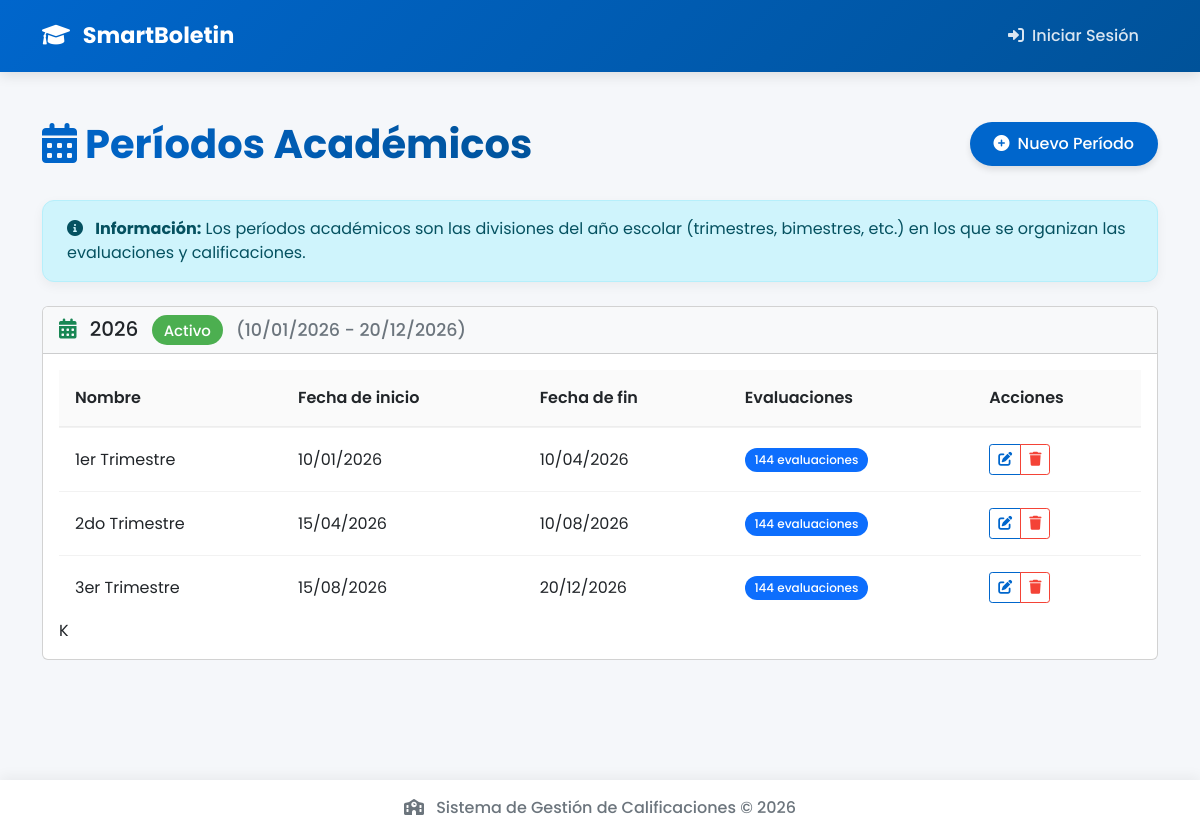
The page /admin/periods on the database its author committed.
### app/models/academic.py (models this page shows, shortened)
class AcademicYear(db.Model):
    __tablename__ = 'academic_years'
    id = db.Column(db.Integer, primary_key=True)
    name = db.Column(db.String(64), nullable=False)
    start_date = db.Column(db.Date, nullable=False)
    end_date = db.Column(db.Date, nullable=False)
    is_active = db.Column(db.Boolean, default=False)
    created_at = db.Column(db.DateTime, default=datetime.utcnow)
    periods = db.relationship('Period', backref='academic_year', lazy='dynamic', cascade='all, delete-orphan')
    teacher_assignments = db.relationship('TeacherAssignment', backref='academic_year', lazy='dynamic', cascade='all, delete-orphan')

class Period(db.Model):
    __tablename__ = 'periods'
    id = db.Column(db.Integer, primary_key=True)
    name = db.Column(db.String(64), nullable=False)
    start_date = db.Column(db.Date, nullable=False)
    end_date = db.Column(db.Date, nullable=False)
    academic_year_id = db.Column(db.Integer, db.ForeignKey('academic_years.id'), nullable=False)
    created_at = db.Column(db.DateTime, default=datetime.utcnow)
    grade_types = db.relationship('GradeType', backref='period', lazy='dynamic', cascade='all, delete-orphan')
    student_grades = db.relationship('StudentGrade', backref='period', lazy='dynamic', cascade='all, delete-orphan')
    final_grades = db.relationship('FinalGrade', backref='period', lazy='dynamic', cascade='all, delete-orphan')

### app/routes/admin.py (the view)
@admin.route('/periods')
def periods():
    academic_years = AcademicYear.query.order_by(AcademicYear.start_date.desc()).all()
    form = PeriodForm()
    form.academic_year_id.choices = [(y.id, y.name) for y in academic_years]
    return render_template('admin/periods.html', title='Períodos Académicos', academic_years=academic_years, form=form)

### app/routes/admin.py (called while the page is built)
@admin.before_request
def check_admin():
    if current_app.config.get('DEMO_MODE'):
        return  # En DEMO, permitir acceso a todos

### app/templates/admin/periods.html (shortened to what this page needs)
{% extends "base.html" %}
{% block content %}
<div class="content-header">
    <div class="container-fluid">
        <div class="row mb-4 align-items-center">
            <div class="col-sm-6">
                <h1 class="m-0 text-gradient">
                    <i class="fas fa-calendar-alt me-2"></i>Períodos Académicos
                </h1>
            </div>
            <div class="col-sm-6">
                <div class="float-sm-end">
                    <button type="button" class="btn btn-primary btn-dashboard" data-bs-toggle="modal" data-bs-target="#newPeriodModal">
                        <i class="fas fa-plus-circle me-2"></i>Nuevo Período
                    </button>
                </div>
            </div>
        </div>
    </div>
</div>
<div class="container-fluid">
    <div class="permanent-alert permanent-alert-info mb-4">
        <i class="fas fa-info-circle me-2"></i>
        <strong>Información:</strong> Los períodos académicos son las divisiones del año escolar (trimestres, bimestres, etc.)
        en los que se organizan las evaluaciones y calificaciones.
    </div>
    {% for year in academic_years %}
    <div class="card mb-4">
        <div class="card-header bg-light">
            <h5 class="mb-0">
                <i class="fas fa-calendar-alt me-2 {% if year.is_active %}text-success{% endif %}"></i>
                {{ year.name }}
                {% if year.is_active %}
                <span class="badge bg-success ms-2">Activo</span>
                {% endif %}
                <small class="text-muted ms-2">
                    ({{ year.start_date.strftime('%d/%m/%Y') }} - {{ year.end_date.strftime('%d/%m/%Y') }})
                </small>
            </h5>
        </div>
        <div class="card-body">
            {% if year.periods.count() > 0 %}
            <div class="table-responsive">
                <table class="table table-hover align-middle">
                    <thead>
                        <tr>
                            <th>Nombre</th>
                            <th>Fecha de inicio</th>
                            <th>Fecha de fin</th>
                            <th>Evaluaciones</th>
                            <th>Acciones</th>
                        </tr>
                    </thead>
                    <tbody>
                        {% for period in year.periods %}
                        <tr class="animate-fade-in delay-{{ loop.index }}">
                            <td>{{ period.name }}</td>
                            <td>{{ period.start_date.strftime('%d/%m/%Y') }}</td>
                            <td>{{ period.end_date.strftime('%d/%m/%Y') }}</td>
                            <td>
                                {% set eval_count = period.grade_types.count() %}
                                <span class="badge bg-{{ 'primary' if eval_count > 0 else 'secondary' }}">
                                    {{ eval_count }} evaluaciones
                                </span>
                            </td>
                            <td>
                                <div class="btn-group" role="group">
                                    <button type="button" class="btn btn-sm btn-outline-primary"
                                            data-bs-toggle="modal"
                                            data-bs-target="#editPeriodModal{{ period.id }}"
                                            title="Editar">
                                        <i class="fas fa-edit"></i>
                                    </button>
                                    <button type="button" class="btn btn-sm btn-outline-danger"
                                            data-bs-toggle="modal"
                                            data-bs-target="#deletePeriodModal{{ period.id }}"
                                            title="Eliminar">
                                        <i class="fas fa-trash"></i>
                                    </button>
                                </div>
                            </td>
                        </tr>
                        {% endfor %}
                    </tbody>
                </table>
            </div>K
            {% endif %}
        </div>
    </div>
    {% else %}
    <div class="permanent-alert permanent-alert-warning">
        <i class="fas fa-exclamation-triangle me-2"></i>
        No hay años académicos registrados.
        <a href="{{ url_for('admin.new_academic_year') }}" class="alert-link">Crear un nuevo año académico</a>.
    </div>
    {% endfor %}
</div>
{% endblock %}

### app/static/css/style.css (style rules this page uses)
:root { --primary-color: #0066cc; --primary-light: #4a9ff5; --secondary-color: #005299; --accent-color: #00b4d8; --light-color: #f8f9fa; --dark-color: #212529; --success-color: #4CAF50; --warning-color: #ff9800; --danger-color: #f44336; --info-color: #0099ff; }
body { font-family: 'Poppins', sans-serif; background-color: #f5f7fa; min-height: 100vh; display: flex; flex-direction: column; }
.btn-dashboard { padding: 0.6rem 1.5rem; border-radius: 50px; font-weight: 500; transition: all 0.3s ease; border: none; box-shadow: 0 4px 6px rgba(0, 0, 0, 0.1); }
.btn-primary { background: var(--primary-color); color: white; }
.animate-fade-in { animation: fadeIn 0.5s ease forwards; opacity: 0; }
.delay-1 { animation-delay: 0.1s; }
.delay-2 { animation-delay: 0.2s; }
.delay-3 { animation-delay: 0.3s; }
.content-header { padding: 1.5rem 0 0.5rem; }
.text-gradient { background: linear-gradient(45deg, var(--primary-color), var(--secondary-color)); -webkit-background-clip: text; background-clip: text; color: transparent; font-weight: 700; display: inline-block; }
.table { margin-bottom: 0; }
.table thead th { background-color: rgba(0, 0, 0, 0.02); font-weight: 600; border-top: none; border-bottom: 2px solid rgba(0, 0, 0, 0.05); color: var(--dark-color); padding: 1rem; }
.table tbody td { padding: 1rem; vertical-align: middle; border-bottom: 1px solid rgba(0, 0, 0, 0.05); }
.table tbody tr:last-child td { border-bottom: none; }
.table tbody tr { transition: all 0.2s ease; }
.badge { padding: 0.5em 0.8em; font-weight: 500; border-radius: 30px; }
.bg-success { background-color: var(--success-color) !important; }
.permanent-alert { position: relative; padding: 1rem 1.5rem; margin-bottom: 1rem; border: 1px solid transparent; border-radius: 12px; box-shadow: 0 4px 12px rgba(0, 0, 0, 0.05); }
.permanent-alert-info { color: #055160; background-color: #cff4fc; border-color: #b6effb; }
.btn-sm { padding: 0.25rem 0.5rem; font-size: 0.875rem; border-radius: 0.2rem; }
.btn-outline-primary { color: var(--primary-color); border-color: var(--primary-color); }
.btn-outline-danger { color: var(--danger-color); border-color: var(--danger-color); }
.badge { font-weight: 500; padding: 0.5em 0.8em; border-radius: 30px; }
.text-muted { color: #6c757d !important; }

### rows shown on the page
AcademicYear: is_active True (drawn), name "2026", start_date "10/01/2026", end_date "20/12/2026"
Period: name "1er Trimestre", start_date "10/01/2026", end_date "10/04/2026", eval_count "144"
Period: name "2do Trimestre", start_date "15/04/2026", end_date "10/08/2026", eval_count "144"
Period: name "3er Trimestre", start_date "15/08/2026", end_date "20/12/2026", eval_count "144"
